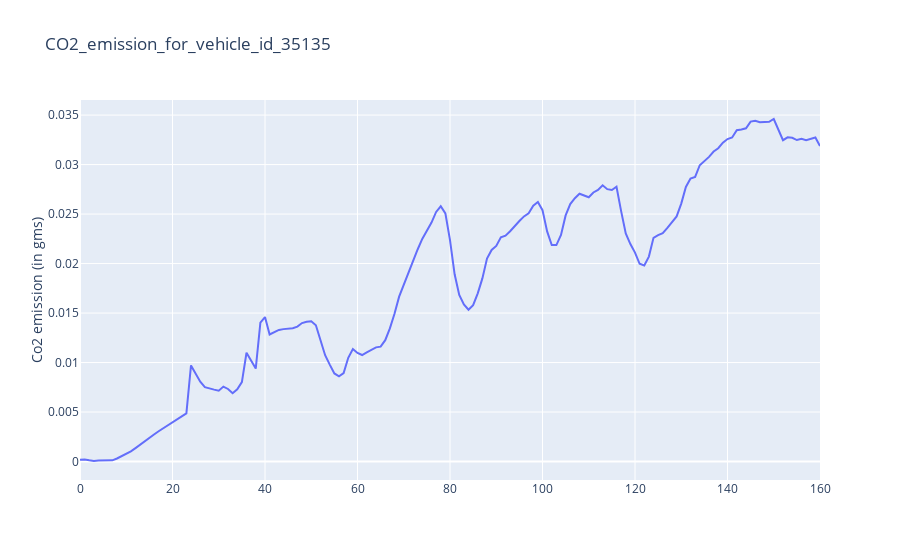

Notebook code for this chart:
### Markdown cell above
# Compute and plot CO2 emission for a series of speed profile graph

### Code cell
outputs = sol['outputs'] # outputs of the dispatcher
layout = go.Layout(title=f"CO2_emission_for_vehicle_id_{vehicle_id}",
                yaxis=dict(title='Co2 emission (in gms)'))
data = [dict(y=outputs['fp'])] # select the desired outputs
fig = go.Figure(data=data, layout=layout)
iplot(fig)

### Figure 1 — Plotly figure (JSON) as saved in the notebook; plotly's stock layout.template omitted (floating-point values rounded to 4 significant figures; data arrays with more than 128 entries replaced by an {"elided": "..."} marker saying what was removed)
{"data": [{"type": "scatter", "y": {"elided": "161 float values"}}], "layout": {"title": {"text": "CO2_emission_for_vehicle_id_35135"}, "yaxis": {"title": {"text": "Co2 emission (in gms)"}}}}
